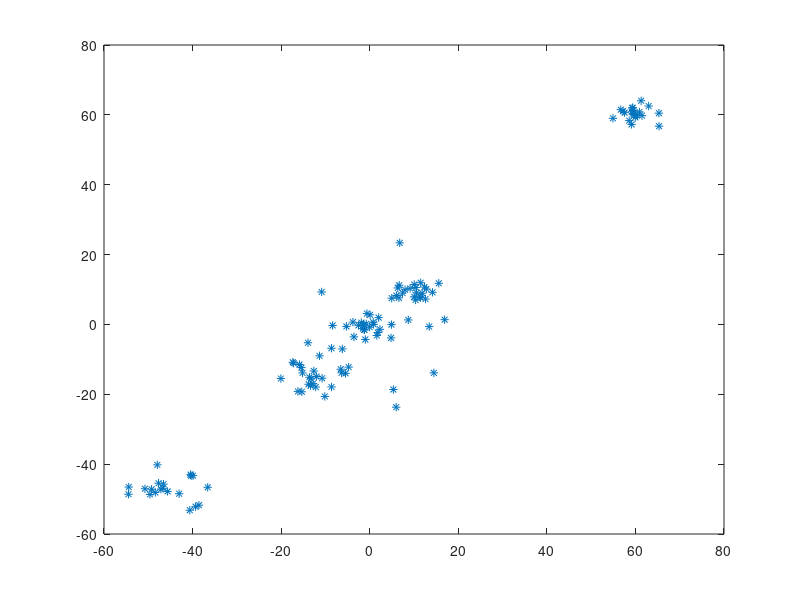

Source code (MATLAB): (Note: this script raises an error after producing the figure.)


test_patterns = [randn(20,2) * 10; randn(20,2) * 2;10+ randn(20,2) * 2;-15+ randn(20,2) * 3; -45 + randn(20,2) * 5;60+ randn(20,2) * 2;];

%
hold off;
figure(1);
plot(test_patterns(:,1), test_patterns(:,2),'*');
hold on;
prots = ng_protos(test_patterns, 5, 1,10, 100, 0.999, 0.9);
plot(prots(:,1),prots(:,2),'*g');


